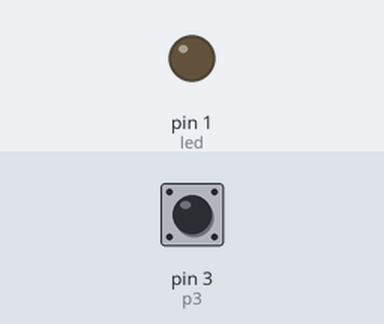
Recording of a program running on a simulated MicroPython board. Parts: output pins drawn as LEDs (lit = HIGH). Inputs (shaded band) come from the test bench; at power-on: pin 3 (p3) LOW.

Above: at 1.2 s.
1.3 s: pin 3 (p3) pulled HIGH for 0.15 s
At 1.4 s:
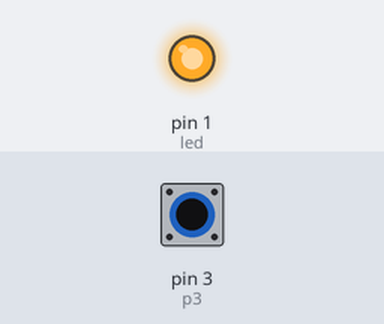
3.0 s: pin 3 (p3) pulled HIGH for 3.2 s
At 6.5 s:
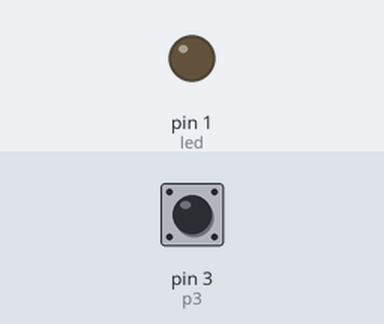
Timing chart, 0 to 8.0 s (numbered marks = the images above; inputs shaded):
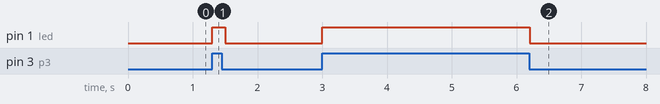

Measured:
- after the input at 1.3 s, pin 1 (led): LOW → HIGH at once, → LOW 0.20 s later
- after the input at 3.0 s, pin 1 (led): LOW → HIGH at once, → LOW 3.2 s later

The program:

allume_led_avec_inter.py
```python
#
#  Allumer une led onboard en connectant
#  la pin 3 au 3.3V
#
from machine import Pin
from time import sleep

led = Pin(1, Pin.OUT)      # led entre pin 1 et GND
p3 = Pin(3, Pin.IN)        # interrupteur
p3.init(pull=Pin.PULL_DOWN)

while True:
    led.value(p3.value())
    sleep(0.1)
```
